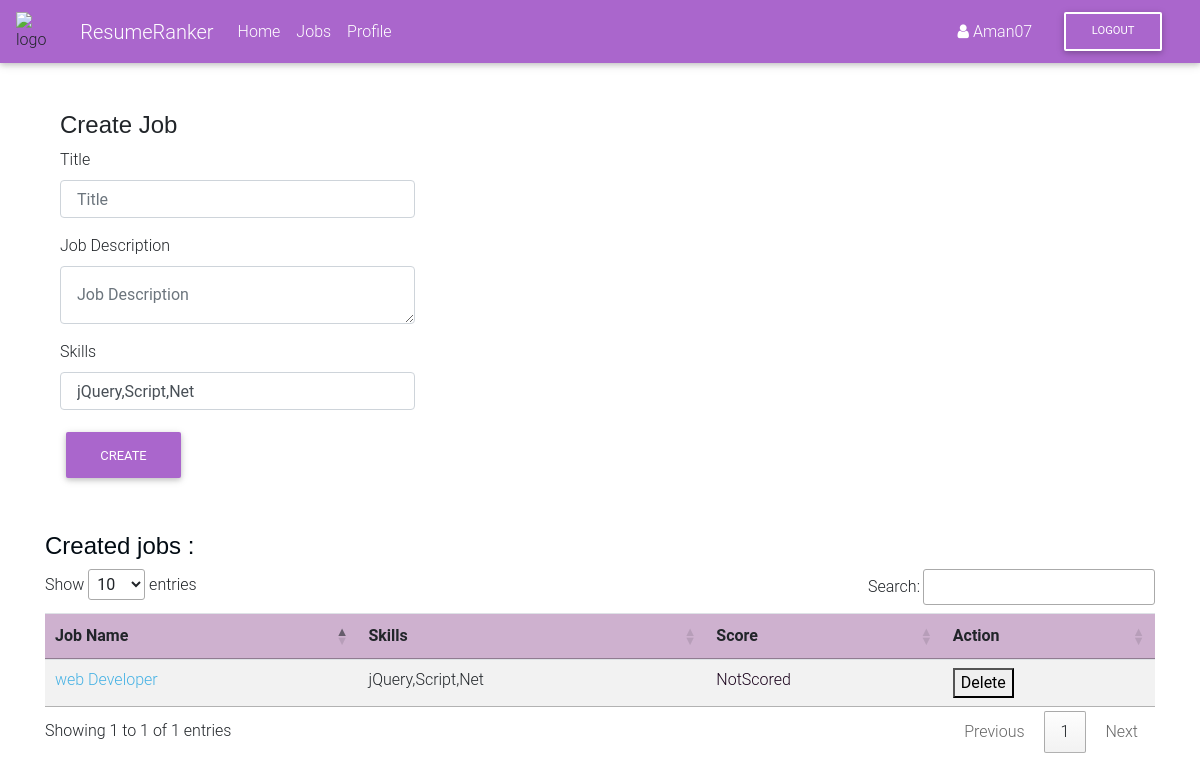
The page /jobs/ (signed in) on the database its author committed.
### jobs/models.py (models this page shows)
class Job(models.Model):
    user = models.ForeignKey(User, on_delete=models.CASCADE)
    title = models.CharField(max_length=1000, blank=True)
    job_description = models.CharField(max_length=2000)
    skills = models.CharField(default=False,max_length=2000)
    status = models.CharField(default="NotScored",max_length=10)

### jobs/views.py (the view, shortened to what this page needs)
# urls.py: path('jobs/', jobs_view, name='jobs'),
@login_required
def jobs_view(request):
    if request.method == "GET":
        jobs = list(Job.objects.filter(user=request.user).values())
        print(jobs)
        return render(request, 'app/jobs.html',{"jobs":jobs})

### templates/app/jobs.html (shortened to what this page needs)
{% extends "base.html" %}
{% block content %}
<div class="container">
    <div class="row">
    <div class="col-sm-8">
                <h4 class="page-header">Create Job</h4>
                <form role="form" method="post">
                    <div class="form-group float-label-control">
                        <label for="">Title</label>
                        <input id="title" name="title" type="text" class="form-control w-50 p-3" placeholder="Title" >
                    </div>
                    <div class="form-group float-label-control">
                        <label for="">Job Description</label>
                        <textarea id="job_description" name="job_description" class="form-control w-50 p-3" placeholder="Job Description" rows="1"></textarea>
                    </div>
                    <div class="form-group float-label-control">
                    <label for="">Skills</label>
                    <input id="skills" name="skills" type="text"  class="form-control w-50 p-3" value="jQuery,Script,Net">
                    </div>
                    <button class="btn btn-secondary float-left" type="submit">Create</button>
                </div>
    </div>
    </div>
	<br>
	<br>
	{% if jobs|length == 0 %}
	<h1> No Data Found </h1>
	{% else %}
	<h4><span style="color: rgb(2, 11, 19);"> Created jobs :</span></h4>
	<table class="table table-striped" id="jobs">
  <thead>
    <tr style="background-color:rgb(206, 177, 207);">
      <th scope="col">Job Name</th>
      <th scope="col">Skills</th>
      <th scope="col">Score</th>
      <th scope="col">Action</th>
    </tr>
  </thead>
  <tbody>
  {% for job in jobs %}
    <tr>
      <td  style="color: rgb(0, 119, 255);"><a href="{% url 'jobs:jobDetail' job.id %}">{{ job.title }}</a></td>
      <td>{{ job.skills }}</td>
      <td style="color: rgb(26, 2, 27);">{{ job.status }}</td>
      <td>
       <form action="{% url 'jobs:jobDelete' job.id %}" method="POST">
       <button type="submit">Delete</button>
       </form>
      </td>
    </tr>
  {% endfor %}
  </tbody>
</table>
{% endif %}
{% endblock content %}

### templates/navbar.html (shortened to what this page needs)
<div class="c">
<nav class="navbar navbar-expand-lg navbar-dark secondary-color mb-5">
    <img src="../static/img/logo/logo1.PNG" class="img-rounded" alt="logo"
    height="3.5%"
    width="3.5%"
    style="display:block ;  margin-left: auto; margin-right:2% ;"
    >
    <a class="navbar-brand" href="{% url 'users:home' %}">ResumeRanker</a>
    <div class="collapse navbar-collapse" id="basicExampleNav">
        <ul class="navbar-nav mr-auto">
            {% if request.user.is_authenticated %}
            <li class="nav-item ">
                <a class="nav-link" href="{% url 'users:home' %}">Home
                </a>
            </li>
            {% endif %}
            {% if request.user.is_authenticated %}
            <li class="nav-item">
                <a class="nav-link" href="{% url 'jobs:jobs' %}">Jobs</a>
            </li>
            {% endif %}
            {% if request.user.is_authenticated %}
            <li class="nav-item">
                <a class="nav-link" href="{% url 'profiles:profile-edit' user.profile.id %}">Profile</a>
            </li>
            {% endif %}
        </ul>
        <div class="my-1 mr-3">
            {% if user.is_authenticated %}
                <div class="white-text">
                   <i class="fa fa-user" aria-hidden="true"></i>
                   {{ request.user }}
                   </div>
        </div>
        <div class="my-1 mr-3">
                <a class="btn btn-outline-white btn-md my-2 my-sm-0 ml-3" href="{% url 'logout' %}">Logout</a>
                </div>
            {% endif %}
        </div>
    </div>

### static/css/style.css (style rules this page uses)
a { color: #47b2e4; }
h1, h2, h3, h4, h5, h6 { font-family: "Jost", sans-serif; }

### rows shown on the page
Job: title "web Developer", skills "jQuery,Script,Net", status "NotScored"

### other values the page prints
{{ request.user }} "Aman07"
